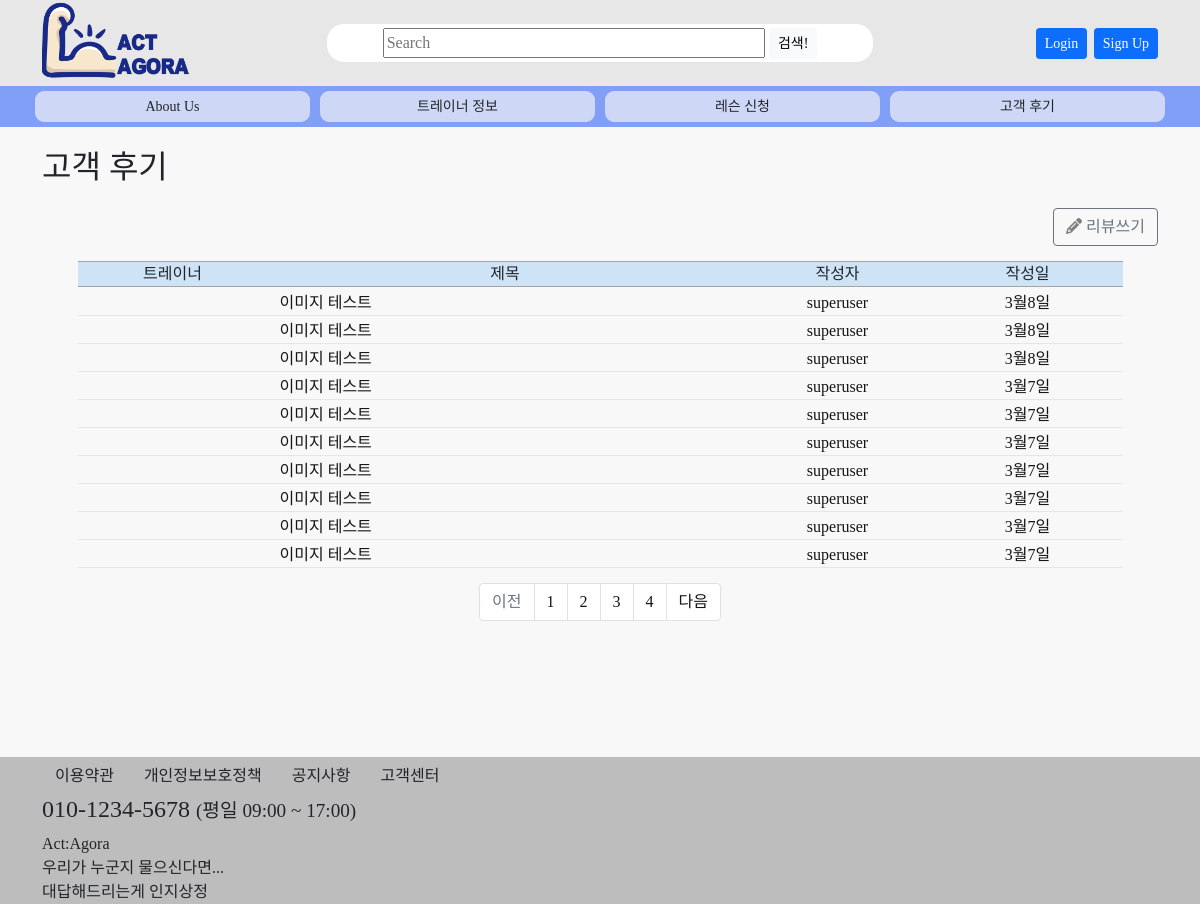
/review/, run on the app's committed database.
### review/models.py (models this page shows, shortened)
class Review(models.Model):
    writer = models.ForeignKey(settings.AUTH_USER_MODEL, null=True, blank=True, on_delete=models.SET_NULL, verbose_name='작성자')
    trainer = models.ForeignKey(Trainer, null=True, blank=True, on_delete=models.SET_NULL, verbose_name='트레이너')
    date = models.DateTimeField(auto_now_add=True, blank=False, verbose_name='작성일')
    genretext = models.CharField(max_length=200, null=True, blank=True)
    genre = models.ManyToManyField(Genre, blank=True, verbose_name='장르')
    tagtext = models.CharField(max_length=200, null=True, blank=True)
    hashtag = models.ManyToManyField(Hashtag, blank=True)
    title = models.CharField(max_length=100, null=True)
    content = models.TextField(null=True, blank=True)
    def get_absolute_url(self):
        return reverse('review:review-detail', args=[str(self.id)])
    class Meta:
        db_table = '리뷰'
        verbose_name = '리뷰'
        verbose_name_plural = '리뷰'

### accounts/models.py (models this page shows)
class User(AbstractBaseUser, PermissionsMixin):
    objects = UserManager()
    user_id = models.CharField(max_length=17, verbose_name="아이디", unique=True)
    password = models.CharField(max_length=256, verbose_name="비밀번호")
    email = models.EmailField(max_length=128, verbose_name="이메일", null=True, unique=True)
    hp = models.IntegerField(verbose_name="핸드폰번호", null=True, unique=True)
    name = models.CharField(max_length=8, verbose_name="이름", null=True)
    level = models.CharField(choices=LEVEL_CHOICES, max_length=18, verbose_name="등급", default=3)
    auth = models.CharField(max_length=10, verbose_name="인증번호", null=True)
    date_joined = models.DateTimeField(auto_now_add=True, verbose_name='가입일', null=True, blank=True)
    is_active = models.BooleanField(default=True)
    is_admin = models.BooleanField(default=False)
    is_staff = models.BooleanField(default=False)
    is_superuser = models.BooleanField(default=False)
    USERNAME_FIELD = 'user_id'
    REQUIRED_FIELDS = ['email']
    def __str__(self):
        return self.user_id
    class Meta:
        db_table = "회원목록"
        verbose_name = "사용자"
        verbose_name_plural = "사용자"

### review/views.py (the view)
# urls.py: path('review/', views.ReviewListView.as_view(), name='reviews'),
class ReviewListView(generic.ListView):
    model = Review
    paginate_by = 10
    template_name = 'review/review_list.html'
    context_object_name = 'review_list'
    def get_queryset(self):
        trainer_list = Review.objects.order_by('-id')
        self.request.session['trainer_id'] = None
        return trainer_list
    def get_context_data(self, **kwargs):
        context = super().get_context_data(**kwargs)
        paginator = context['paginator']
        page_numbers_range = 5
        max_index = len(paginator.page_range)
        page = self.request.GET.get('page')
        current_page = int(page) if page else 1
        start_index = int((current_page - 1) / page_numbers_range) * page_numbers_range
        end_index = start_index + page_numbers_range
        if end_index >= max_index:
            end_index = max_index
        page_range = paginator.page_range[start_index:end_index]
        context['page_range'] = page_range
        return context

### templates/review/review_list.html (shortened to what this page needs)
{% extends 'base.html' %}
{% block contents %}
{% if b %}
<h1>검색 결과</h1>
{% else %}
<h1>고객 후기</h1>
{% endif %}
{% if b %}
<p></p>
{% else %}
<div style="text-align: right">
    <a href="{% url 'review:review-new' %}"><button class="btn btn-outline-secondary"><i class="fas fa-pencil-alt" style="color: gray"></i> 리뷰쓰기</button></a>
</div>
{% endif %}
<div class="row justify-content-center" style="margin-top: 15; margin-bottom: 4">
    <div id="board-top" class="col-2 col-md-2">트레이너</div>
    <div id="board-top" class="col-5 col-md-5">제목</div>
    <div id="board-top" class="col-2 col-md-2">작성자</div>
    <div id="board-top" class="col-2 col-md-2">작성일</div>
</div>
{% if page_obj %}
    {% for review in page_obj %}
    <a href="{{ review.get_absolute_url }}">
        <div class="row justify-content-center" style="margin-top: 3; margin-bottom: 3; padding: 0">
            <div id="board-content" class="col-2 col-md-2" style="text-align: center">{{ review.trainer.name }}</div>
            <div id="board-content" class="col-7 col-md-5">{{ review.title }}</div>
            <div id="board-content" class="col-3 col-md-2" style="text-align: center">{{ review.writer }}</div>
            <div id="board-content" class="col-2 col-md-2" style="text-align: center">{{ review.date|date:"n월j일" }}</div>
        </div>
    </a>
    {% endfor %}
{% endif %}
{% if is_paginated %}
<ul class="pagination justify-content-center" style="margin-top: 15px">
    {% if page_obj.has_previous %}
    <li class="page-item">
        <a class="page-link" href="?page={{ page_obj.previous_page_number }}"
            tabindex="-1">이전</a>
    </li>
    {% else %}
    <li class="page-item disabled">
        <a class="page-link" href="#" tabindex="-1">이전</a>
    </li>
    {% endif %}
    {% for page in page_range %}
    <li class="page-item {% if page == page_obj.number %} activate {% endif %}">
        <a class="page-link" href="?page={{ page }}">{{ page }}</a>
    </li>
    {% endfor %}
    {% if page_obj.has_next %}
    <li class="page-item">
        <a class="page-link"
            href="?page={{ page_obj.next_page_number }}">다음</a>
    </li>
    {% else %}
    <li class="page-item disabled">
        <a class="page-link" href="#">다음</a>
    </li>
    {% endif %}
</ul>
{% endif %}
{% endblock %}

### static/css/styles.css (style rules this page uses)
body { font-family: NotoSansKR; background-color: #BDBDBD; }
a:link { text-decoration: none; color: #151515; }
button { vertical-align: middle; }
#board-top { text-align: center; border-top: 1px solid #A4A4A4; border-bottom: 1px solid #A4A4A4; background-color: #CEE3F6; }
#board-content { border-bottom: 1px solid #E6E6E6; }

### data on the page
Review: title "이미지 테스트", writer "superuser", date "3월8일"
Review: title "이미지 테스트", writer "superuser", date "3월8일"
Review: title "이미지 테스트", writer "superuser", date "3월8일"
Review: title "이미지 테스트", writer "superuser", date "3월7일"
Review: title "이미지 테스트", writer "superuser", date "3월7일"
Review: title "이미지 테스트", writer "superuser", date "3월7일"
Review: title "이미지 테스트", writer "superuser", date "3월7일"
Review: title "이미지 테스트", writer "superuser", date "3월7일"
Review: title "이미지 테스트", writer "superuser", date "3월7일"
Review: title "이미지 테스트", writer "superuser", date "3월7일"

### other printed values
{{ page }} "1" "2" "3" "4"
